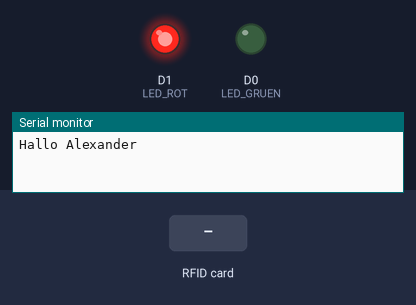
Bench run of a sketch on a simulated ESP8266 (NodeMCU). Shown: output pins drawn as LEDs (lit = HIGH), the last lines printed to the serial monitor. The test bench sets the inputs (shaded band).

Above: at 1.2 s.
1.3 s: RFID card 5E 7A 19 C4 held to the reader
At 1.9 s:
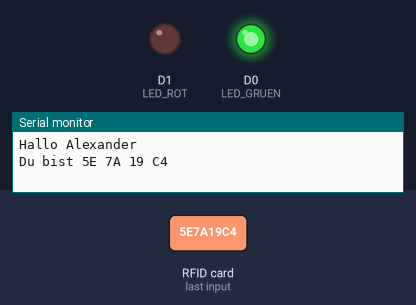
Timing chart, 0 to 7.8 s (numbered marks = the images above; inputs shaded):
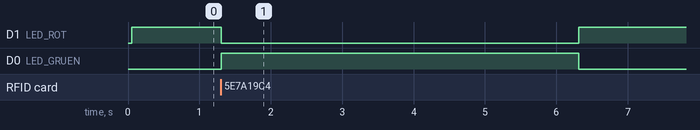

The sketch:

RFID_IckeHabsMalProbiert.ino
```cpp
#include <SPI.h>
#include <MFRC522.h>
#define SS_PIN D4
#define RST_PIN D2
#define LED_ROT D1
#define LED_GRUEN D0

MFRC522 mfrc522(SS_PIN, RST_PIN);
long tagTime = -1;


void setup() {
  Serial.begin(9600);
  SPI.begin();
  mfrc522.PCD_Init();
  Serial.println("Hallo Alexander");
  tagTime=-1;

  pinMode(LED_ROT,OUTPUT);
  pinMode(LED_GRUEN,OUTPUT);
  digitalWrite(LED_ROT,HIGH);
  digitalWrite(LED_GRUEN,LOW);

}

void loop() {
  if (tagTime > -1) {
    if((millis()-tagTime)>5000){
      tagTime=-1;
      digitalWrite(LED_ROT,HIGH);
      digitalWrite(LED_GRUEN,LOW);
    }
  }


  if (mfrc522.PICC_IsNewCardPresent()) {
    if (mfrc522.PICC_ReadCardSerial()) {
      Serial.print("Du bist");
      for (byte i = 0; i < mfrc522.uid.size; i++) {
        Serial.print(mfrc522.uid.uidByte[i] < 0x10 ? " 0" :" ");
        Serial.print(mfrc522.uid.uidByte[i], HEX);
      }
      Serial.println();

      tagTime=millis();
      digitalWrite(LED_ROT,LOW);
      digitalWrite(LED_GRUEN,HIGH);

      mfrc522.PICC_HaltA();
    }

  }

}
```

Measured:
- after the input at 1.3 s, D1 (LED_ROT): HIGH → LOW at once, → HIGH 5.0 s later; D0 (LED_GRUEN): LOW → HIGH at once, → LOW 5.0 s later
